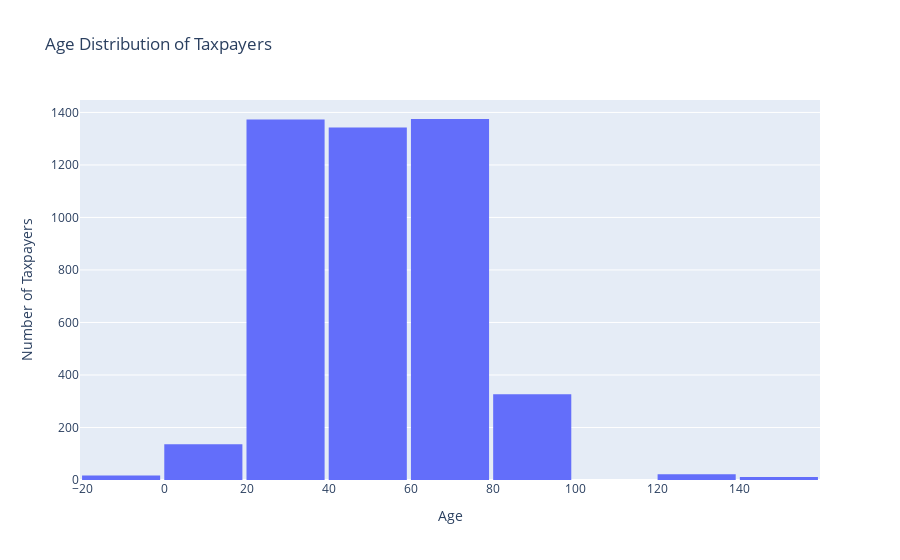

Notebook code for this chart:
### Code cell
fig = px.histogram(
    df,
    x='Age',
    nbins=12,
    title='Age Distribution of Taxpayers',
    labels={'Age': 'Age of Taxpayers'},
)

fig.update_layout(
    bargap=0.05,
    xaxis_title="Age",
    yaxis_title="Number of Taxpayers"
)

fig.show()

### Figure 1 — Plotly figure (JSON) as saved in the notebook; plotly's stock layout.template omitted (floating-point values rounded to 4 significant figures; data arrays with more than 128 entries replaced by an {"elided": "..."} marker saying what was removed)
{"data": [{"bingroup": "x", "hovertemplate": "Age of Taxpayers=%{x}<br>count=%{y}<extra></extra>", "legendgroup": "", "marker": {"color": "#636efa", "pattern": {"shape": ""}}, "name": "", "nbinsx": 12, "orientation": "v", "showlegend": false, "type": "histogram", "x": {"elided": "5000 float values"}, "xaxis": "x", "yaxis": "y"}], "layout": {"bargap": 0.05, "barmode": "relative", "legend": {"tracegroupgap": 0}, "title": {"text": "Age Distribution of Taxpayers"}, "xaxis": {"anchor": "y", "domain": [0, 1], "title": {"text": "Age"}}, "yaxis": {"anchor": "x", "domain": [0, 1], "title": {"text": "Number of Taxpayers"}}}}
